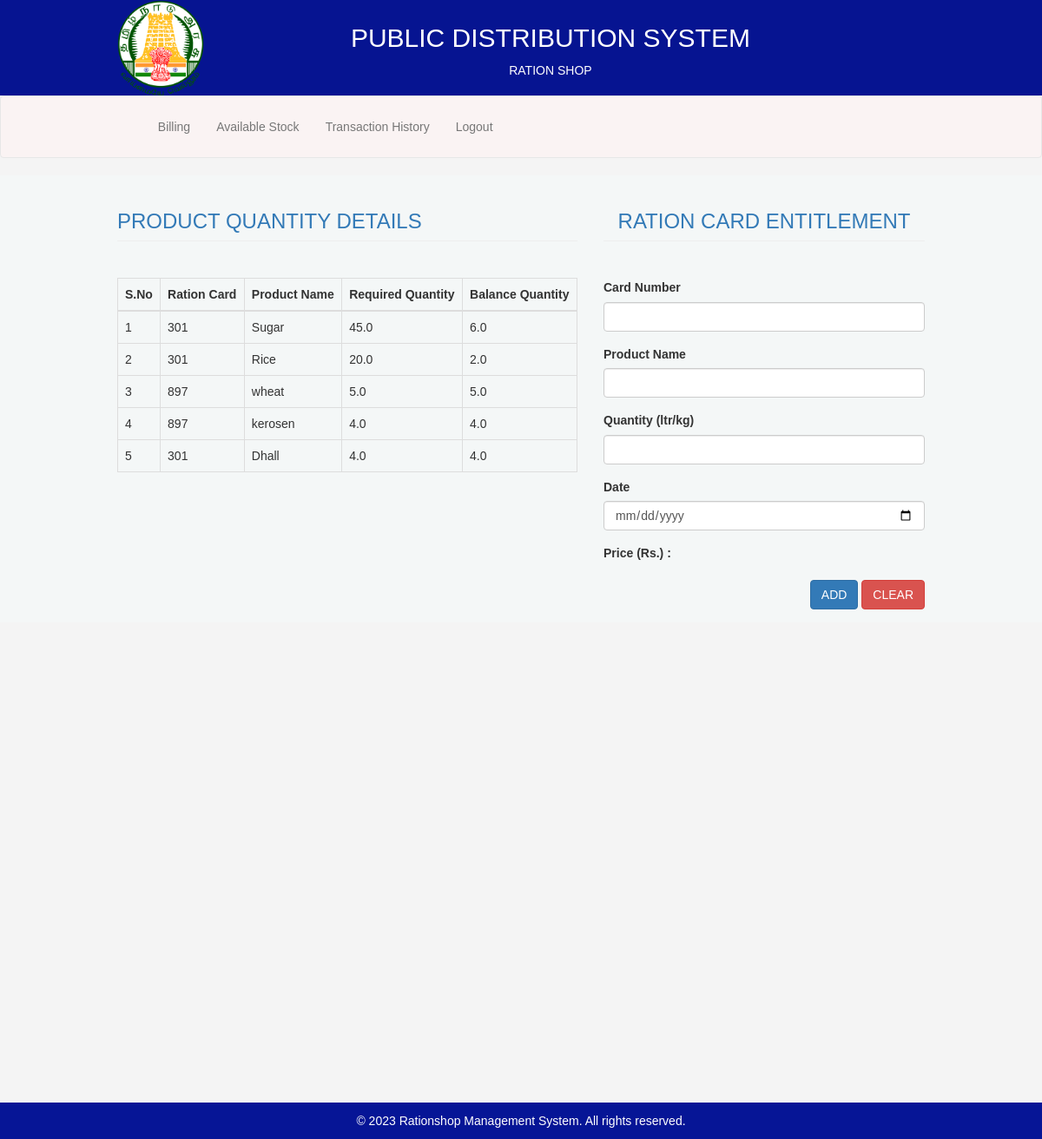
/web/rationshop_billing_index/, run on the app's committed database.
### web/models.py (models this page shows)
class CardEntitlement(models.Model):
    card_number = models.ForeignKey(CardDetails,on_delete=models.CASCADE)
    product_name = models.CharField(max_length=30,  unique=True)
    required_quantity = models.FloatField()
    balance_quantity = models.FloatField()

### web/views.py (the view, shortened to what this page needs)
def rationshop_billing(request):
    mydata = CardEntitlement.objects.all()
    return render(request, 'Ration_Shop/Rationshop_billing.html', {'datas': mydata})

### web/templates/Ration_Shop/Rationshop_billing.html (shortened to what this page needs)
{% extends 'Ration_Shop/Rationshop_officer_base2.html' %}
{% block body %}
<div class="container">
    <div class="row">
        <div class="col-md-7">
            <h3 class="page-header text-primary text-left">PRODUCT QUANTITY DETAILS</h3>
            <br>
            <table class="table table-bordered">
                <thead>
                    <tr>
                        <th>S.No</th>
                        <th>Ration Card</th>
                        <th>Product Name</th>
                        <th>Required Quantity</th>
                        <th>Balance Quantity</th>
                    </tr>
                </thead>
                <tbody>
                    {% for data in datas %}
                        <tr>
                            <td>{{ forloop.counter }}</td>
                            <td>{{ data.card_number_id }}</td>
                            <td>{{ data.product_name }}</td>
                            <td>{{ data.required_quantity }}</td>
                            <td>{{ data.balance_quantity }}</td>
                        </tr>
                    {% endfor %}
                </tbody>
            </table>
        </div>
        <div class="col-md-5">
            <h3 class="page-header text-primary text-center">RATION CARD ENTITLEMENT</h3>
            <form method="POST"  autocomplete="off">
                <center><label class="text-danger">{{ msg }}</label></center>
                <div class="form-group">
                    <label>Card Number</label>
                    <input type="text" class="form-control" name="card_number" required>
                </div>
                <div class="form-group">
                    <label>Product Name</label>
                    <input type="text" class="form-control" name="product_name" required>
                </div>
                <div class="form-group">
                    <label>Quantity (ltr/kg)</label>
                    <input type="text" class="form-control" name="quantity" required>
                </div>
                <div class="form-group">
                    <label>Date</label>
                    <input type="date" class="form-control" name="date" required>
                </div>
                <div class="form-group">
                    <label>Price (Rs.) :  {{msg}}</label>
                </div>
                <div class="form-group text-right">
                    <input type="submit" value="ADD" class="btn btn-primary">
                    <input type="reset" value="CLEAR" class="btn btn-danger">
                </div>
            </form>
        </div>
    </div>
</div>
{% endblock %}

### web/static/web/css/style.css (style rules this page uses)
* { margin: 0; padding: 0; box-sizing: border-box; }
body { font-family: Arial, sans-serif; line-height: 1.6; background-color: #f4f4f4; color: #333; }
.container { width: 80%; margin: auto; overflow: hidden; }

### data on the page
CardEntitlement: card_number_id "301", product_name "Sugar", required_quantity "45.0", balance_quantity "6.0"
CardEntitlement: card_number_id "301", product_name "Rice", required_quantity "20.0", balance_quantity "2.0"
CardEntitlement: card_number_id "897", product_name "wheat", required_quantity "5.0", balance_quantity "5.0"
CardEntitlement: card_number_id "897", product_name "kerosen", required_quantity "4.0", balance_quantity "4.0"
CardEntitlement: card_number_id "301", product_name "Dhall", required_quantity "4.0", balance_quantity "4.0"
